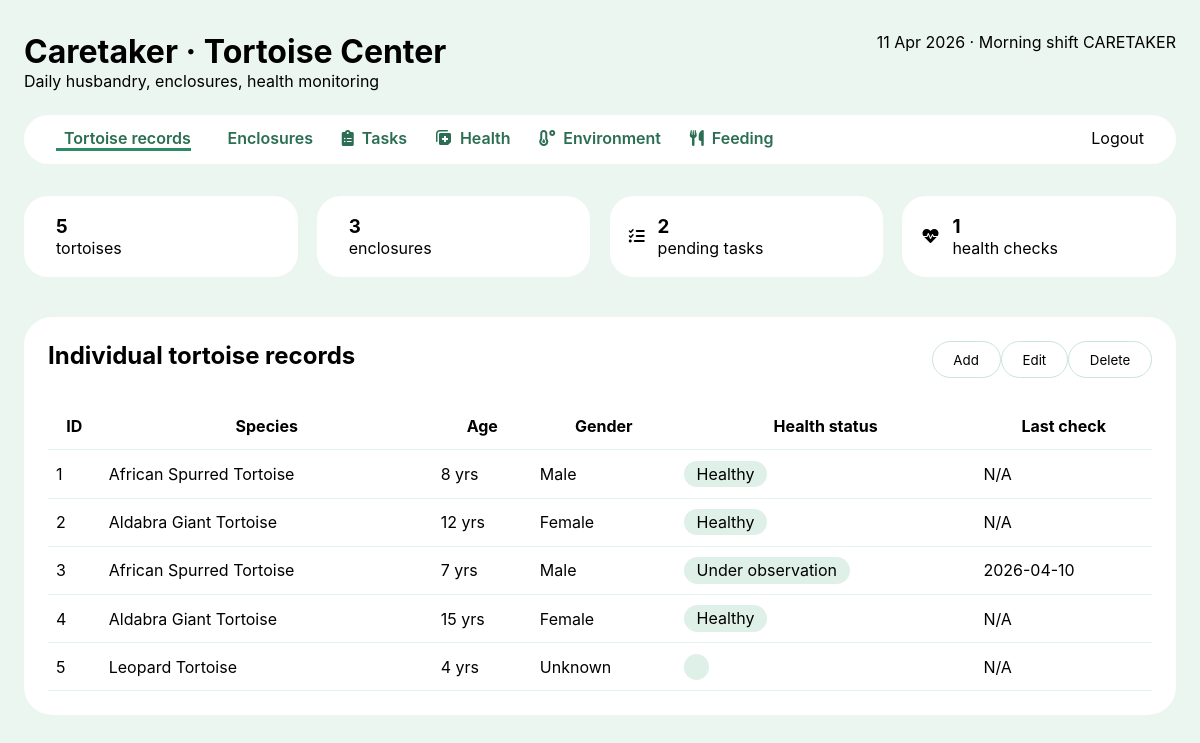
Before: /backEnd/pages/careTaker.php with the older database file.
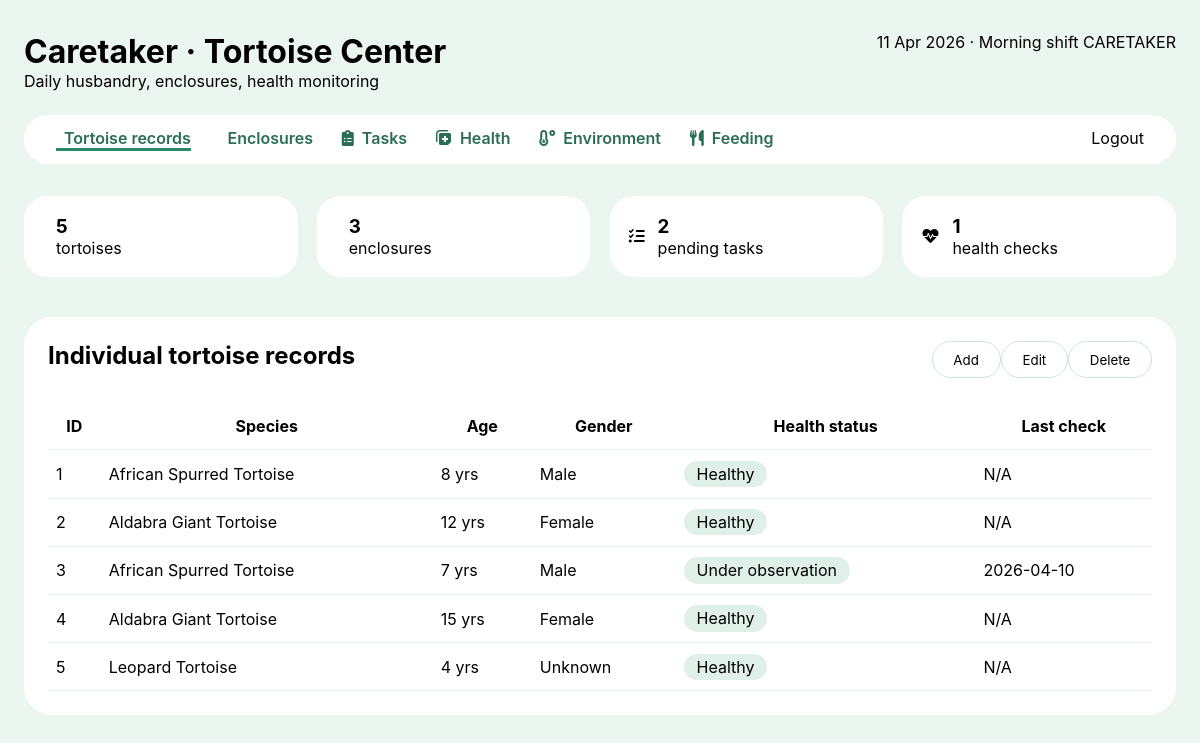
After: the same page with the newer database file.
### tables this page shows
CREATE TABLE `tortoises` (
  `tortoise_id`        int(11)      NOT NULL AUTO_INCREMENT,
  `microchip_id`       varchar(50)  DEFAULT NULL,
  `name`               varchar(100) DEFAULT NULL,
  `species_id`         int(11)      NOT NULL,
  `sex`                enum('Male','Female','Unknown') DEFAULT 'Unknown',
  `date_of_birth`      date         DEFAULT NULL,
  `estimated_age_years` int(11)     DEFAULT NULL,
  `weight_grams`       decimal(8,2) DEFAULT NULL,
  `health_status`      enum('Healthy','Under observation','Recovering','Critical','Minor injury') DEFAULT 'Healthy',
  `enclosure_id`       int(11)      DEFAULT NULL,
  `acquisition_date`   date         DEFAULT NULL,
  `acquisition_source` enum('Wild','Rescue','Donation','Bred in captivity') DEFAULT 'Bred in captivity',
  `notes`              text         DEFAULT NULL,
  `created_at`         timestamp    NOT NULL DEFAULT current_timestamp(),
  `updated_at`         timestamp    NOT NULL DEFAULT current_timestamp() ON UPDATE current_timestamp(),
  PRIMARY KEY (`tortoise_id`),
  UNIQUE KEY `microchip_id` (`microchip_id`),
  KEY `idx_tortoise_species` (`species_id`),
  KEY `idx_tortoise_enclosure` (`enclosure_id`),
  CONSTRAINT `tortoises_ibfk_1` FOREIGN KEY (`species_id`)   REFERENCES `species`    (`species_id`),
  CONSTRAINT `tortoises_ibfk_2` FOREIGN KEY (`enclosure_id`) REFERENCES `enclosures` (`enclosure_id`) ON DELETE SET NULL
);

CREATE TABLE `species` (
  `species_id`          int(11)      NOT NULL AUTO_INCREMENT,
  `common_name`         varchar(100) NOT NULL,
  `scientific_name`     varchar(150) DEFAULT NULL,
  `iucn_status`         enum('Critically Endangered','Endangered','Vulnerable',
                             'Near Threatened','Least Concern','Data Deficient','Not Assessed') DEFAULT 'Not Assessed',
  `avg_lifespan_years`  int(11)      DEFAULT NULL,
  `avg_weight_kg`       decimal(5,2) DEFAULT NULL,
  `conservation_notes`  text         DEFAULT NULL,
  PRIMARY KEY (`species_id`),
  UNIQUE KEY `scientific_name` (`scientific_name`)
);

### backEnd/pages/careTaker.php (the view, shortened to what this page needs)
<?php
require_once '../config/db.php';
$tortoises = $conn->query("SELECT t.tortoise_id, t.name, s.common_name, t.estimated_age_years, t.sex, t.health_status, MAX(h.assessment_date) as last_check FROM tortoises t JOIN species s ON t.species_id = s.species_id LEFT JOIN health_assessments h ON t.tortoise_id = h.tortoise_id GROUP BY t.tortoise_id ORDER BY t.tortoise_id LIMIT 10");
$enclosures = $conn->query("SELECT enclosure_code, size_sq_meters, habitat_type, current_occupancy, last_cleaning, next_maintenance FROM enclosures WHERE status='Active'");
$tasks = $conn->query("SELECT task_name, assigned_to, due_date, status, completion_notes FROM tasks ORDER BY due_date ASC");
$healths = $conn->query("SELECT h.assessment_date, t.name, h.diagnosis, h.treatment, h.next_checkup_date FROM health_assessments h JOIN tortoises t ON h.tortoise_id = t.tortoise_id ORDER BY h.assessment_date DESC LIMIT 5");
?>
<!DOCTYPE html>
<html>
<head>
    <link rel="stylesheet" href="https://cdnjs.cloudflare.com/ajax/libs/font-awesome/6.0.0-beta3/css/all.min.css">
</head>
<body>
<div class="dashboard">
    <div class="header"><div class="title-section"><h1>Caretaker · Tortoise Center</h1><p>Daily husbandry, enclosures, health monitoring</p></div><div class="date-info"><?php echo date('d M Y'); ?> · Morning shift <span class="badge-role">CARETAKER</span></div></div>
    <div class="navbar"><div class="nav-links" id="navLinks"><span class="nav-item active" data-table="tortoises"><i class="fas fa-turtle"></i> Tortoise records</span><span class="nav-item" data-table="enclosures"><i class="fas fa-fence"></i> Enclosures</span><span class="nav-item" data-table="tasks"><i class="fas fa-clipboard-list"></i> Tasks</span><span class="nav-item" data-table="health"><i class="fas fa-notes-medical"></i> Health</span><span class="nav-item" data-table="environment"><i class="fas fa-temperature-low"></i> Environment</span><span class="nav-item" data-table="feeding"><i class="fas fa-utensils"></i> Feeding</span></div><div class="logout-btn" onclick="window.location.href='../logout.php'">Logout</div></div>
    <div class="stats-cards"><div class="stat-card"><i class="fas fa-turtle"></i><div class="stat-info"><h3><?php echo $tortoises->num_rows; ?></h3><span>tortoises</span></div></div><div class="stat-card"><i class="fas fa-fence"></i><div class="stat-info"><h3><?php echo $enclosures->num_rows; ?></h3><span>enclosures</span></div></div><div class="stat-card"><i class="fas fa-tasks"></i><div class="stat-info"><h3><?php echo $tasks->num_rows; ?></h3><span>pending tasks</span></div></div><div class="stat-card"><i class="fas fa-heartbeat"></i><div class="stat-info"><h3><?php echo $healths->num_rows; ?></h3><span>health checks</span></div></div></div>
    <div class="table-wrapper" id="tortoises"><div class="table-header"><h2>Individual tortoise records</h2><div class="action-bar"><button class="btn" onclick="window.location.href='add_tortoise.html'">Add</button><button class="btn" onclick="window.location.href='edit_tortoise.html'">Edit</button><button class="btn" onclick="window.location.href='delete_tortoise.html'">Delete</button></div></div>
    <table><thead><tr><th>ID</th><th>Species</th><th>Age</th><th>Gender</th><th>Health status</th><th>Last check</th></tr></thead><tbody>
        <?php while($row = $tortoises->fetch_assoc()): ?>
            <tr><td><?php echo $row['tortoise_id']; ?></td><td><?php echo $row['common_name']; ?></td><td><?php echo $row['estimated_age_years'] ?? '?'; ?> yrs</td><td><?php echo $row['sex']; ?></td><td><span class="badge-status"><?php echo $row['health_status']; ?></span></td><td><?php echo $row['last_check'] ?? 'N/A'; ?></td></tr>
        <?php endwhile; ?>
    </tbody></table></div>
</div>
</body>
</html>

### backEnd/pages/careTaker.php (style rules this page uses)
* { margin:0;padding:0;box-sizing:border-box;font-family:'Inter',sans-serif; }
body { background:#ecf6f1;padding:2rem 1.5rem;display:flex;justify-content:center; }
.dashboard { max-width:1600px;width:100%; }
.header { display:flex;justify-content:space-between;margin-bottom:1.5rem; }
.navbar { background:white;border-radius:60px;padding:0.8rem 2rem;margin-bottom:2rem;display:flex;justify-content:space-between; }
.nav-links { display:flex;gap:1.8rem; }
.nav-item { cursor:pointer;display:flex;align-items:center;gap:0.5rem;color:#2b6e53;font-weight:600;border-bottom:3px solid transparent; }
.nav-item.active { border-bottom-color:#2a8b65; }
.stats-cards { display:grid;grid-template-columns:repeat(auto-fit,minmax(150px,1fr));gap:1.2rem;margin-bottom:2.5rem; }
.stat-card { background:white;border-radius:24px;padding:1.2rem;display:flex;align-items:center;gap:0.8rem; }
.table-wrapper { background:white;border-radius:28px;padding:1.5rem;margin-bottom:2.5rem;display:none; }
.table-wrapper.active-table { display:block; }
.table-header { display:flex;justify-content:space-between;margin-bottom:1.5rem; }
.btn { background:white;border:1.5px solid #cae5d9;padding:0.6rem 1.3rem;border-radius:40px;cursor:pointer; }
table { width:100%;border-collapse:collapse; }
th,td { padding:0.85rem 0.5rem;border-bottom:1px solid #e4f3ec; }
.badge-status { background:#dff0e9;padding:0.2rem 0.8rem;border-radius:50px; }

Changed rows visible on the page:
changed tortoises "Unknown": health_status (not shown) → "Healthy"
